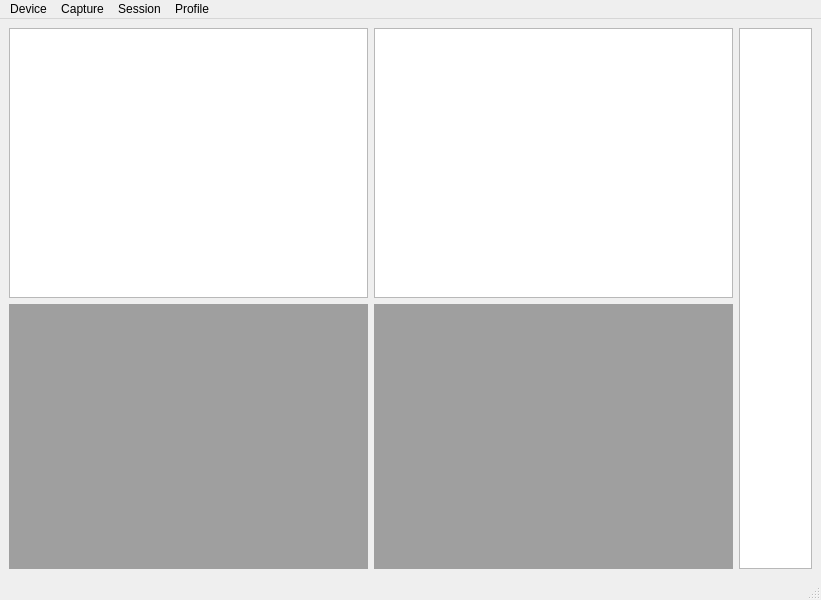
<?xml version="1.0" encoding="UTF-8"?>
<ui version="4.0">
 <class>MainWindow</class>
 <widget class="QMainWindow" name="MainWindow">
  <property name="geometry">
   <rect>
    <x>0</x>
    <y>0</y>
    <width>821</width>
    <height>600</height>
   </rect>
  </property>
  <property name="windowTitle">
   <string>MyoSEMG</string>
  </property>
  <widget class="QWidget" name="centralwidget">
   <property name="sizePolicy">
    <sizepolicy hsizetype="Expanding" vsizetype="Expanding">
     <horstretch>0</horstretch>
     <verstretch>0</verstretch>
    </sizepolicy>
   </property>
   <layout class="QGridLayout" name="gridLayout">
    <item row="1" column="1">
     <widget class="QListWidget" name="listWidget">
      <property name="sizePolicy">
       <sizepolicy hsizetype="Expanding" vsizetype="Expanding">
        <horstretch>0</horstretch>
        <verstretch>0</verstretch>
       </sizepolicy>
      </property>
      <property name="minimumSize">
       <size>
        <width>0</width>
        <height>270</height>
       </size>
      </property>
     </widget>
    </item>
    <item row="1" column="3" rowspan="2">
     <widget class="QListWidget" name="listWidget_2">
      <property name="sizePolicy">
       <sizepolicy hsizetype="Fixed" vsizetype="Expanding">
        <horstretch>0</horstretch>
        <verstretch>0</verstretch>
       </sizepolicy>
      </property>
      <property name="maximumSize">
       <size>
        <width>73</width>
        <height>16777215</height>
       </size>
      </property>
     </widget>
    </item>
    <item row="2" column="1">
     <widget class="QMdiArea" name="mdiArea">
      <property name="sizePolicy">
       <sizepolicy hsizetype="Fixed" vsizetype="Expanding">
        <horstretch>0</horstretch>
        <verstretch>0</verstretch>
       </sizepolicy>
      </property>
      <property name="minimumSize">
       <size>
        <width>330</width>
        <height>0</height>
       </size>
      </property>
     </widget>
    </item>
    <item row="0" column="0">
     <layout class="QHBoxLayout" name="horizontalLayout_2"/>
    </item>
    <item row="2" column="2">
     <widget class="QMdiArea" name="mdiArea_2"/>
    </item>
    <item row="1" column="2">
     <widget class="QTreeView" name="treeView"/>
    </item>
   </layout>
  </widget>
  <widget class="QMenuBar" name="menubar">
   <property name="geometry">
    <rect>
     <x>0</x>
     <y>0</y>
     <width>821</width>
     <height>23</height>
    </rect>
   </property>
   <property name="sizePolicy">
    <sizepolicy hsizetype="MinimumExpanding" vsizetype="MinimumExpanding">
     <horstretch>0</horstretch>
     <verstretch>0</verstretch>
    </sizepolicy>
   </property>
   <widget class="QMenu" name="menuDevice">
    <property name="sizePolicy">
     <sizepolicy hsizetype="Expanding" vsizetype="Expanding">
      <horstretch>0</horstretch>
      <verstretch>0</verstretch>
     </sizepolicy>
    </property>
    <property name="title">
     <string>Device</string>
    </property>
    <addaction name="actionMyo"/>
    <addaction name="actionCamera"/>
   </widget>
   <widget class="QMenu" name="menuCapture">
    <property name="sizePolicy">
     <sizepolicy hsizetype="Expanding" vsizetype="Expanding">
      <horstretch>0</horstretch>
      <verstretch>0</verstretch>
     </sizepolicy>
    </property>
    <property name="title">
     <string>Capture</string>
    </property>
    <widget class="QMenu" name="menuCapture_SEMG">
     <property name="title">
      <string>Capture SEMG</string>
     </property>
    </widget>
    <addaction name="menuCapture_SEMG"/>
    <addaction name="actionCapture_IMU"/>
   </widget>
   <widget class="QMenu" name="menuSession">
    <property name="sizePolicy">
     <sizepolicy hsizetype="Expanding" vsizetype="Expanding">
      <horstretch>0</horstretch>
      <verstretch>0</verstretch>
     </sizepolicy>
    </property>
    <property name="title">
     <string>Session</string>
    </property>
    <addaction name="actionStart_Capture"/>
    <addaction name="actionStop_Capture"/>
    <addaction name="actionSave"/>
   </widget>
   <widget class="QMenu" name="menuProfile">
    <property name="sizePolicy">
     <sizepolicy hsizetype="Expanding" vsizetype="Expanding">
      <horstretch>0</horstretch>
      <verstretch>0</verstretch>
     </sizepolicy>
    </property>
    <property name="title">
     <string>Profile</string>
    </property>
    <addaction name="actionSave_Profile"/>
    <addaction name="actionLoad_Profile"/>
   </widget>
   <addaction name="menuDevice"/>
   <addaction name="menuCapture"/>
   <addaction name="menuSession"/>
   <addaction name="menuProfile"/>
  </widget>
  <widget class="QStatusBar" name="statusbar">
   <property name="sizePolicy">
    <sizepolicy hsizetype="Expanding" vsizetype="Expanding">
     <horstretch>0</horstretch>
     <verstretch>0</verstretch>
    </sizepolicy>
   </property>
  </widget>
  <action name="actionMyo">
   <property name="text">
    <string>Myo</string>
   </property>
  </action>
  <action name="actionCamera">
   <property name="text">
    <string>Camera</string>
   </property>
  </action>
  <action name="actionCapture_IMU">
   <property name="text">
    <string>Capture IMU</string>
   </property>
  </action>
  <action name="actionStart_Capture">
   <property name="text">
    <string>Start Capture</string>
   </property>
  </action>
  <action name="actionStop_Capture">
   <property name="text">
    <string>Stop Capture</string>
   </property>
  </action>
  <action name="actionSave">
   <property name="text">
    <string>Save</string>
   </property>
  </action>
  <action name="actionSave_Profile">
   <property name="text">
    <string>Save Profile</string>
   </property>
  </action>
  <action name="actionLoad_Profile">
   <property name="text">
    <string>Load Profile</string>
   </property>
  </action>
 </widget>
 <resources>
  <include location="myo_emg.qrc"/>
 </resources>
 <connections/>
</ui>
